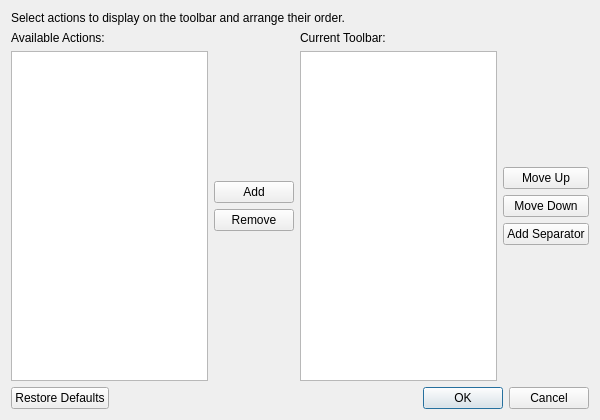
<?xml version="1.0" encoding="UTF-8"?>
<ui version="4.0">
 <class>ToolbarCustomizationDialog</class>
 <widget class="QDialog" name="ToolbarCustomizationDialog">
  <property name="geometry">
   <rect>
    <x>0</x>
    <y>0</y>
    <width>600</width>
    <height>420</height>
   </rect>
  </property>
  <property name="windowTitle">
   <string>Customize Toolbar</string>
  </property>
  <layout class="QVBoxLayout" name="mainLayout">
   <item>
    <widget class="QLabel" name="instructionsLabel">
     <property name="text">
      <string>Select actions to display on the toolbar and arrange their order.</string>
     </property>
    </widget>
   </item>
   <item>
    <layout class="QHBoxLayout" name="listsLayout">
     <item>
      <layout class="QVBoxLayout" name="availableLayout">
       <item>
        <widget class="QLabel" name="availableLabel">
         <property name="text">
          <string>Available Actions:</string>
         </property>
         <property name="buddy">
          <cstring>availableList</cstring>
         </property>
        </widget>
       </item>
       <item>
        <widget class="QListWidget" name="availableList">
         <property name="iconSize">
          <size>
           <width>24</width>
           <height>24</height>
          </size>
         </property>
        </widget>
       </item>
      </layout>
     </item>
     <item>
      <layout class="QVBoxLayout" name="transferButtonsLayout">
       <item>
        <spacer name="transferSpacerTop">
         <property name="orientation">
          <enum>Qt::Orientation::Vertical</enum>
         </property>
         <property name="sizeHint" stdset="0">
          <size>
           <width>20</width>
           <height>40</height>
          </size>
         </property>
        </spacer>
       </item>
       <item>
        <widget class="QPushButton" name="addButton">
         <property name="text">
          <string>Add</string>
         </property>
         <property name="icon">
          <iconset theme="arrow-right-line"/>
         </property>
        </widget>
       </item>
       <item>
        <widget class="QPushButton" name="removeButton">
         <property name="text">
          <string>Remove</string>
         </property>
         <property name="icon">
          <iconset theme="arrow-left-line"/>
         </property>
        </widget>
       </item>
       <item>
        <spacer name="transferSpacerBottom">
         <property name="orientation">
          <enum>Qt::Orientation::Vertical</enum>
         </property>
         <property name="sizeHint" stdset="0">
          <size>
           <width>20</width>
           <height>40</height>
          </size>
         </property>
        </spacer>
       </item>
      </layout>
     </item>
     <item>
      <layout class="QVBoxLayout" name="currentLayout">
       <item>
        <widget class="QLabel" name="currentLabel">
         <property name="text">
          <string>Current Toolbar:</string>
         </property>
         <property name="buddy">
          <cstring>currentList</cstring>
         </property>
        </widget>
       </item>
       <item>
        <widget class="QListWidget" name="currentList">
         <property name="iconSize">
          <size>
           <width>24</width>
           <height>24</height>
          </size>
         </property>
        </widget>
       </item>
      </layout>
     </item>
     <item>
      <layout class="QVBoxLayout" name="reorderButtonsLayout">
       <item>
        <spacer name="reorderSpacerTop">
         <property name="orientation">
          <enum>Qt::Orientation::Vertical</enum>
         </property>
         <property name="sizeHint" stdset="0">
          <size>
           <width>20</width>
           <height>40</height>
          </size>
         </property>
        </spacer>
       </item>
       <item>
        <widget class="QPushButton" name="moveUpButton">
         <property name="text">
          <string>Move Up</string>
         </property>
         <property name="icon">
          <iconset theme="arrow-up-line"/>
         </property>
        </widget>
       </item>
       <item>
        <widget class="QPushButton" name="moveDownButton">
         <property name="text">
          <string>Move Down</string>
         </property>
         <property name="icon">
          <iconset theme="arrow-down-line"/>
         </property>
        </widget>
       </item>
       <item>
        <widget class="QPushButton" name="addSeparatorButton">
         <property name="text">
          <string>Add Separator</string>
         </property>
        </widget>
       </item>
       <item>
        <spacer name="reorderSpacerBottom">
         <property name="orientation">
          <enum>Qt::Orientation::Vertical</enum>
         </property>
         <property name="sizeHint" stdset="0">
          <size>
           <width>20</width>
           <height>40</height>
          </size>
         </property>
        </spacer>
       </item>
      </layout>
     </item>
    </layout>
   </item>
   <item>
    <widget class="QDialogButtonBox" name="buttonBox">
     <property name="standardButtons">
      <set>QDialogButtonBox::StandardButton::Cancel|QDialogButtonBox::StandardButton::Ok|QDialogButtonBox::StandardButton::RestoreDefaults</set>
     </property>
    </widget>
   </item>
  </layout>
 </widget>
 <resources>
  <include location="resources/resources.qrc"/>
 </resources>
 <connections/>
</ui>
